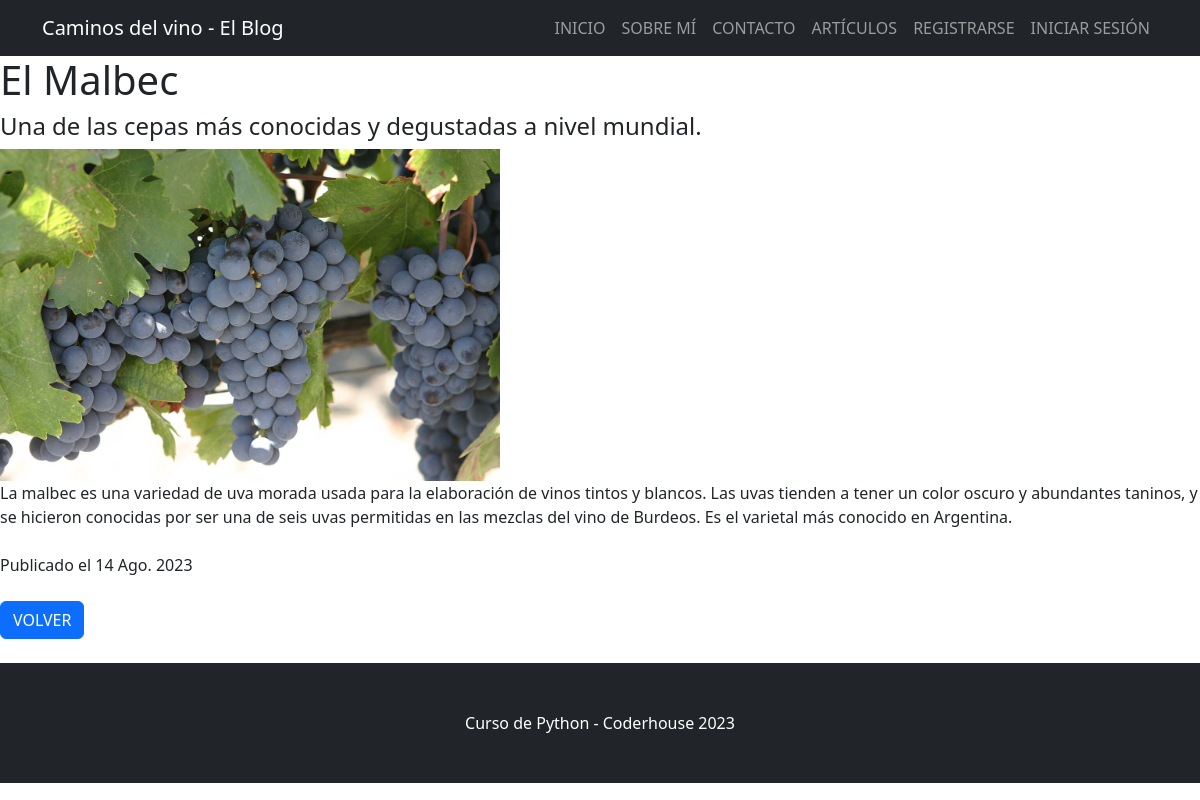
Screenshot of /articulos/entradas/1/ with the database file from the repository.
### blog/models.py (models this page shows, shortened)
class Articulo(models.Model):
    titulo = models.CharField(max_length=256)
    subtitulo = models.CharField(max_length=256)
    cuerpo = models.TextField(blank=True)
    autor = models.ForeignKey(User, on_delete=models.CASCADE, null=True)
    fecha = models.DateField(auto_now_add=True)
    imagen = models.ImageField(upload_to="entradas/", null="True", blank=True)

### blog/views.py (the view)
# urls.py: path("entradas/<int:pk>/", ArticuloDetailView.as_view(), name="ver_articulo"),
class ArticuloDetailView(DetailView):
    model = Articulo

### blog/templates/blog/articulo_detail.html (shortened to what this page needs)
{% extends "base.html" %}
{% block contenido %}
<h1>{{ object.titulo }}</h1>
<h4>{{ object.subtitulo }}</h4>
{% if object.imagen %}
<img src="{{ object.imagen.url }}" alt="{{ object.titulo }}" width="500">
{% endif %}
<br>
{{object.cuerpo}}
<br><br>
Publicado el {{ object.fecha }}
<br><br>
<a class="btn btn-primary" href="{% url 'lista_articulos' %}" type="button">VOLVER</a>
<br><br>
{% endblock contenido %}

### rows the page displays
Articulo: titulo "El Malbec", subtitulo "Una de las cepas más conocidas y degustadas a nivel mundial.", imagen (picture), cuerpo "La malbec es una variedad de uva morada usada para la elaboración de vinos tintos y blancos. Las uvas tienden a tener un color oscuro y abundantes taninos, y se hicieron conocidas por ser una de seis uvas permitidas en las mezclas del vino de Burdeos. Es el varietal más conocido en Argentina.", fecha "14 Ago. 2023"
